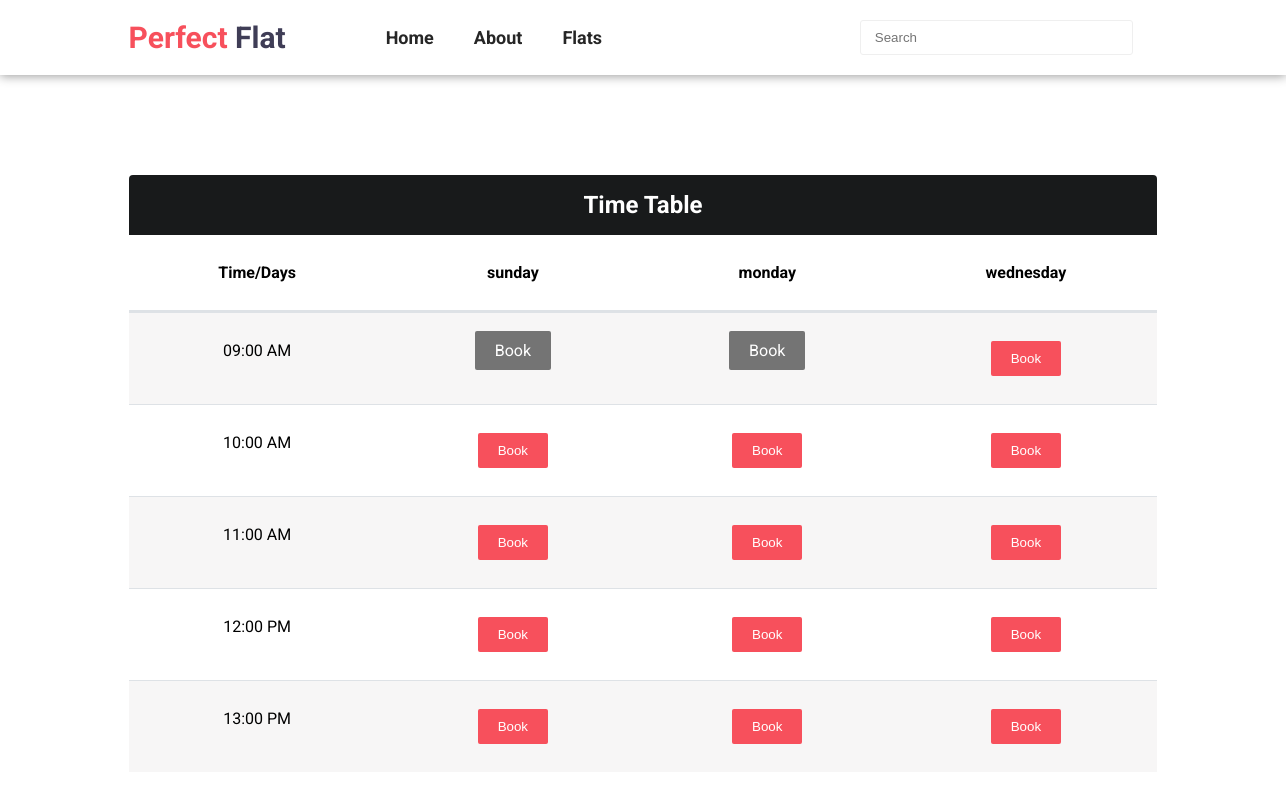
/appointment.php?id=6 (signed in), run on the app's committed database.
### tables this page shows
CREATE TABLE `flat` (
  `Id` int(11) NOT NULL,
  `Cost` decimal(10,0) NOT NULL,
  `Built` year(4) NOT NULL,
  `Bedrooms_No` int(11) NOT NULL,
  `Bathrooms_No` int(11) NOT NULL,
  `Size` decimal(10,0) NOT NULL,
  `Features` varchar(255) NOT NULL,
  `Approved` varchar(1) NOT NULL,
  `Owner_ID` int(11) NOT NULL,
  `Rent_Condition` varchar(20) NOT NULL,
  `Rent_Period` int(11) NOT NULL,
  `Available_Date` date NOT NULL,
  `Timetable_Days` varchar(255) NOT NULL,
  `Timetable_Start` time NOT NULL,
  `Timetable_End` time NOT NULL,
  `Detail` text NOT NULL
);

### appointment.php (the view, shortened to what this page needs)
<?php
    include "Templates/head.php";
    include "Templates/nav.php";
    if(isset($_GET['id'])){
        $flatId = $_GET['id'];
        $pdo = new PDO(DBCONNSTRING, DBUSER, DBPASS);
        $pdo->setAttribute(PDO::ATTR_ERRMODE, PDO::ERRMODE_EXCEPTION);
        $sql = "SELECT `Id`, `Owner_ID`,`Timetable_Days`,`Timetable_Start`, `Timetable_End` FROM flat WHERE Id = '$flatId'";
        $statement = $pdo->prepare($sql);
        $statement->execute();
        $flat = $statement->fetch(PDO::FETCH_ASSOC);
        if($flat){
            $reserved = "SELECT `Day`, `Time` FROM appointment WHERE Flat_ID = '$flatId' AND `Status` != 'D'";
            $result = $pdo->prepare($reserved);
            $result->execute();
            $appointments = $result ->fetchAll(PDO::FETCH_ASSOC);
        }
    }
?>
        <?php if($flat){ ?>
            <?php
                $timetableDays = explode(',', $flat['Timetable_Days']);
                $startHour = date('H',strtotime($flat['Timetable_Start']));
                $endHour = date('H',strtotime($flat['Timetable_End']));
            ?>
            <main class="appointment">
                <div class="container">
                    <h2>Time Table</h2>
                        <table>
                            <thead>
                                <th>Time/Days</th>
                                <?php foreach($timetableDays as $day): ?>
                                    <th><?= $day ?></th>
                                <?php endforeach; ?>
                            </thead>
                            <?php for($i =$startHour; $i <=  $endHour; $i++):?>
                                <tr>
                                    <td><?= $i ?>:00 <?= $i<12 ? 'AM' : 'PM';?></td>
                                    <?php foreach($timetableDays as $day): ?>
                                        <td>
                                            <?php for($a = 0; $a < count($appointments); $a++): ?>
                                                    <?php if($i == date('H',strtotime($appointments[$a]['Time'])) && $day == $appointments[$a]['Day']){ ?>
                                                        <span class="bookBtn disable">Book</span>
                                                        <?php continue 2; ?>
                                                    <?php } ?>
                                            <?php endfor; ?>
                                            <form action="appointment.php" method="POST">
                                                <button type="submit" name ="book" class="bookBtn">Book</button>
                                            </form>
                                        </td>
                                    <?php endforeach; ?>
                                </tr>
                            <?php endfor; ?>
                        </table>
                </div>
            </main>
        <?php
            }else{
                header("Location: 404.php");
            }
        ?>
    </body>
</html>

### Assessts/CSS/style.css (style rules this page uses)
:root { --primary-color: #f7505c; --secondary-color: #3f3d56; --section-bg: #edf1f2; }
* { padding: 0; margin: 0; box-sizing: border-box; }
body { font-family: "Roboto", sans-serif; animation: fadeIn 0.85s; }
.container { width: 80%; margin: 0 auto; }
table { width: 100%; border-spacing: 0; }
table thead th { border-bottom: 2px solid #dee2e6; padding: 1.75rem; text-align: left; }
table tr { border-bottom: 1px solid red; }
table td { padding: 1.75rem; border-top: 1px solid #dee2e6; vertical-align: top; }
table tbody tr:nth-of-type(odd) { background: rgb(247, 246, 246); }
.appointment { padding: 100px 0; }
.appointment h2 { text-align: center; padding: 1rem; background: #181a1b; color: #fff; border-radius: 4px 4px 0 0; }
.appointment table th { text-align: center; }
.appointment table td { text-align: center; }
.appointment table td .bookBtn { background: var(--primary-color); color: #fff; border: none; padding: 10px 20px; border-radius: 2px; cursor: pointer; }
.appointment table td .bookBtn.disable { cursor: no-drop; filter: grayscale(1); }

### data on the page
flat: Timetable_Days "sunday", Timetable_Days "monday", Timetable_Days "wednesday", shows "AM"
